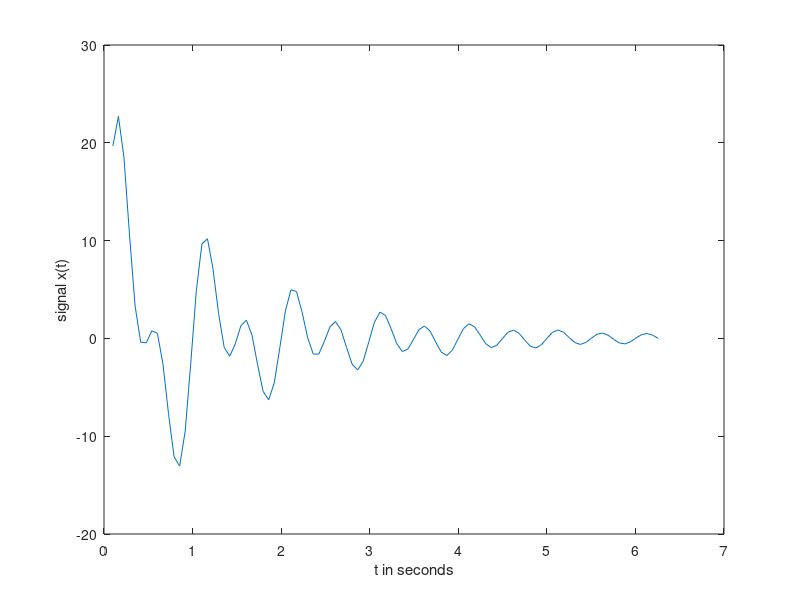

This figure's MATLAB source:
t= 0.1:2*pi/100:2*pi  % t ranges from 0.1 to 2*pi
 x =10* exp(-0.5*t).*sin(4*pi*t) + 20*exp(-t).*sin(2*pi*t);
 % generates values for x
 plot(t,x);  %plot the signal
 xlabel( 't in seconds')
 ylabel('signal x(t)')